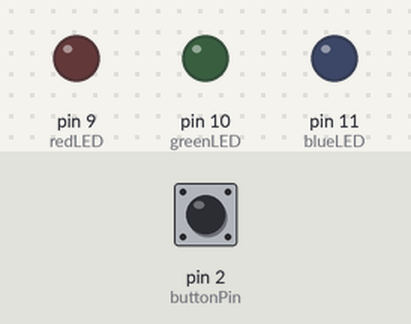
This sketch was run on a simulated Arduino Uno, built with avr-gcc and run on an emulated ATmega328P. Parts: output pins drawn as LEDs (lit = HIGH). The inputs (shaded band) are chosen by the test bench; at power-on: pin 2 (buttonPin) HIGH.

Above: at 1.2 s.
1.3 s: pin 2 (buttonPin) pulled LOW for 0.15 s
At 1.9 s:
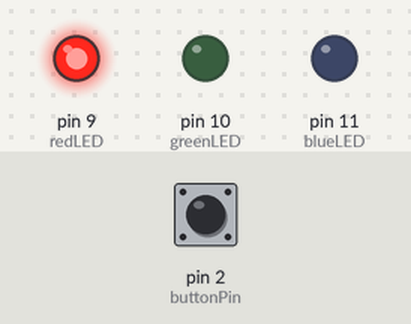
At 2.4 s:
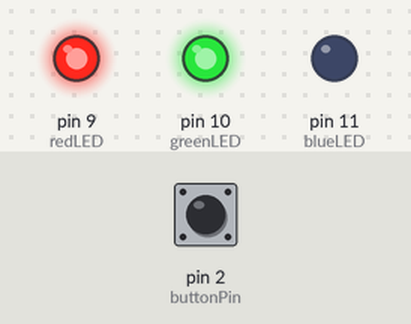
Timing chart, 0 to 10.4 s (numbered marks = the images above; inputs shaded):
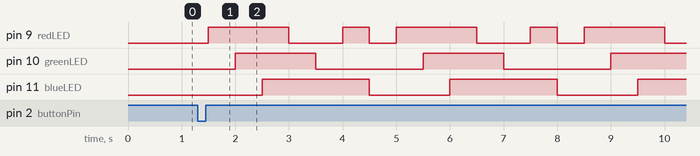

The sketch:

Question6Lab1.ino
```cpp
// set pins
const int redLED = 9;
const int greenLED = 10;
const int blueLED = 11;
const int buttonPin = 2;

// boolvariables to check states
bool isRunning = false;
bool lastButtonState = LOW;

void setup() {
  // set LED pins as output and inputs
  pinMode(redLED, OUTPUT);
  pinMode(greenLED, OUTPUT);
  pinMode(blueLED, OUTPUT);
  pinMode(buttonPin, INPUT_PULLUP);
}

void loop() {
  // read the button state
  bool currentButtonState = digitalRead(buttonPin);

  if (currentButtonState == LOW && lastButtonState == HIGH) {
    isRunning = !isRunning;
    delay(200);
  }
  lastButtonState = currentButtonState;

  // runs the LED if isRunning is true
  if (isRunning) {
    turnOnSequence();
  } else {
    digitalWrite(redLED, LOW);
    digitalWrite(greenLED, LOW);
    digitalWrite(blueLED, LOW);
  }
}
//function with the pattern
void turnOnSequence() {

  digitalWrite(redLED, HIGH);
  digitalWrite(greenLED, LOW);
  digitalWrite(blueLED, LOW);
  delay(500);


  digitalWrite(greenLED, HIGH);
  delay(500);

  digitalWrite(blueLED, HIGH);
  delay(500);


  digitalWrite(redLED, LOW);
  delay(500);


  digitalWrite(greenLED, LOW);
  delay(500);


  digitalWrite(redLED, HIGH);
  delay(500);

  digitalWrite(redLED, LOW);
  digitalWrite(greenLED, LOW);
  digitalWrite(blueLED, LOW);
  delay(500);
}
```

Measured:
- after the input at 1.3 s, pin 9 (redLED): LOW → HIGH after 0.20 s, then repeats every 3.5 s: LOW 1.0 s, HIGH 0.50 s, LOW 0.50 s, HIGH 1.5 s; pin 10 (greenLED): alternates HIGH for 1.5 s and LOW for 2.0 s, starting after 0.70 s; pin 11 (blueLED): alternates HIGH for 2.0 s and LOW for 1.5 s, starting after 1.2 s
